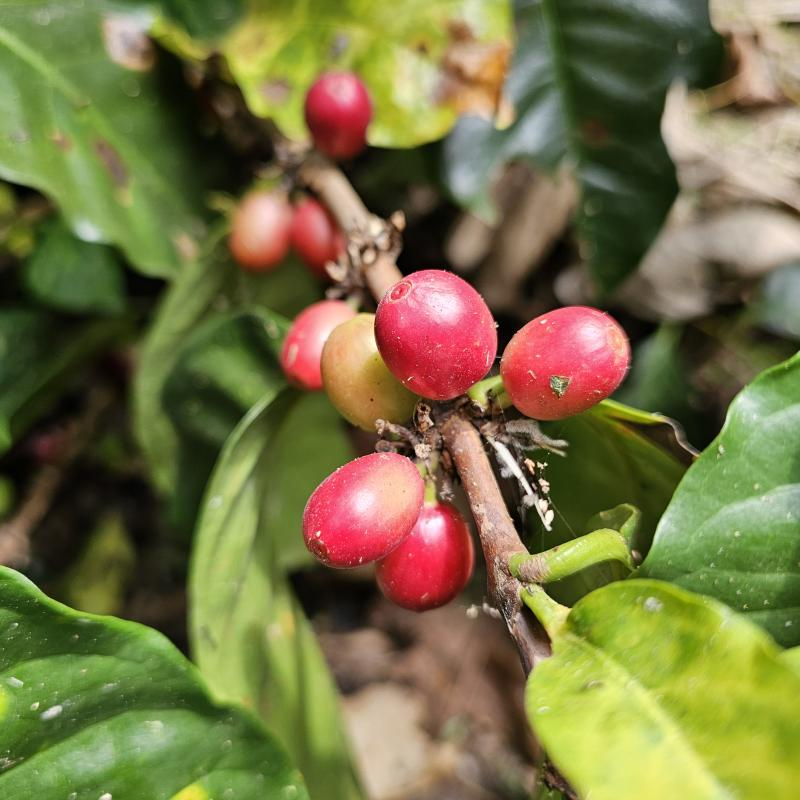
#> input picture image_processing/origin.png, 800 x 800 px
$ python -i classify_image.py   (imports and definitions only)
#> lines starting #> are read from the running program, lines starting #| are printed output that depends on the picture; after the words box and inside, x2 and y2 are one past the last pixel; in counts of white or black regions, pixels touching at a corner belong together
from image_processing.image_utils import extract_non_background_mean_color, create_mask_from_polygon, get_polygon_coords, create_crop_image_matrix
from file_utils import list_all_image_file, get_image_path
import os
from sklearn.cluster import KMeans
from PIL import Image, ImageDraw
import numpy as np
import shutil
import cv2
import numpy as np

# DATA PREPROCESSING

# [46 lines left out: functions cluster_image, get_feature_image, get_feature_image_from_folder, not called in this run]


# [1 line not run here, left out]

# [19 lines left out: function seperate_img_by_class, not called in this run]

# seperate_img_by_class('dataset/ivyqo/augmented_mix/crop/test', 'dataset/trash/test/another_test')

def classify_color(image_path):
    # This function will classify the crop image based on HSV value -> filtering 'blacking' object

    # Read the image
#> called with image_path = 'origin.png'
    image = cv2.imread(image_path)
#> image is the input picture: shape (800, 800, 3); mean B, G, R 67.8, 114.5, 118.6
    if image is None:
        print("Error: Image not found.")
        return

    # Convert the image to HSV color space
    hsv = cv2.cvtColor(image, cv2.COLOR_BGR2HSV)
#> hsv: shape (800, 800, 3); mean H, S, V 39.7, 132.1, 130.4

    # Define range for red color in HSV
    lower_red1 = np.array([0, 160, 50])
    upper_red1 = np.array([10, 255, 255])
    lower_red2 = np.array([170, 160, 50])
    upper_red2 = np.array([180, 255, 255])

    # Define range for black color in HSV
    lower_black = np.array([0, 0, 0])
    upper_black = np.array([25, 255, 49])

    # Create masks for red and black colors
    mask_red1 = cv2.inRange(hsv, lower_red1, upper_red1)
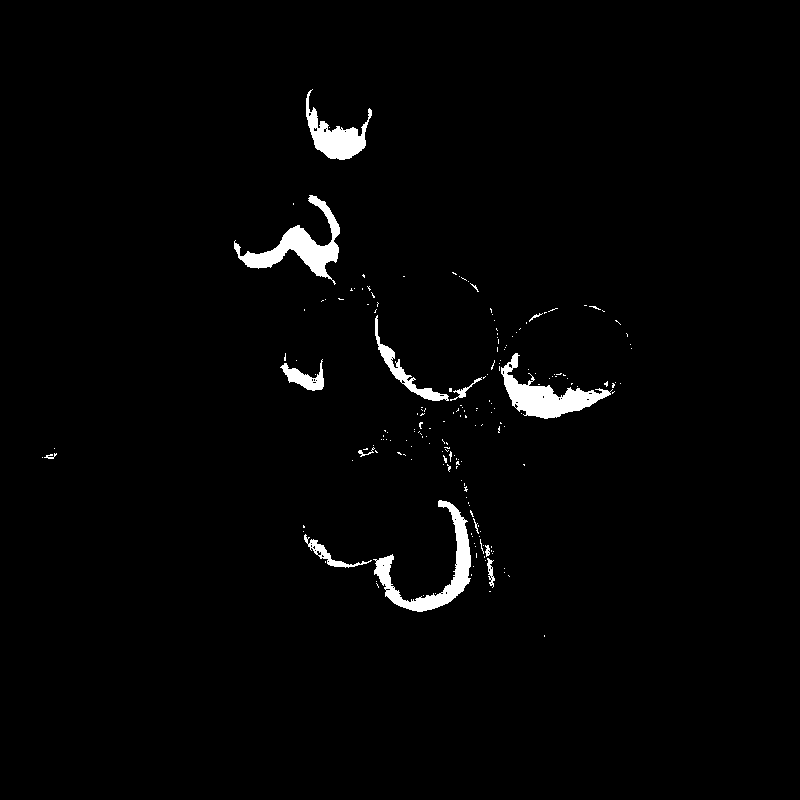
#> mask_red1: shape (800, 800); 1.9% white; 191 white regions (177 under 20 px), largest, box (x1, y1, x2, y2) and area: (234, 195, 340, 285) 2568, (373, 500, 471, 612) 2517, (501, 353, 613, 419) 2511
    mask_red2 = cv2.inRange(hsv, lower_red2, upper_red2)
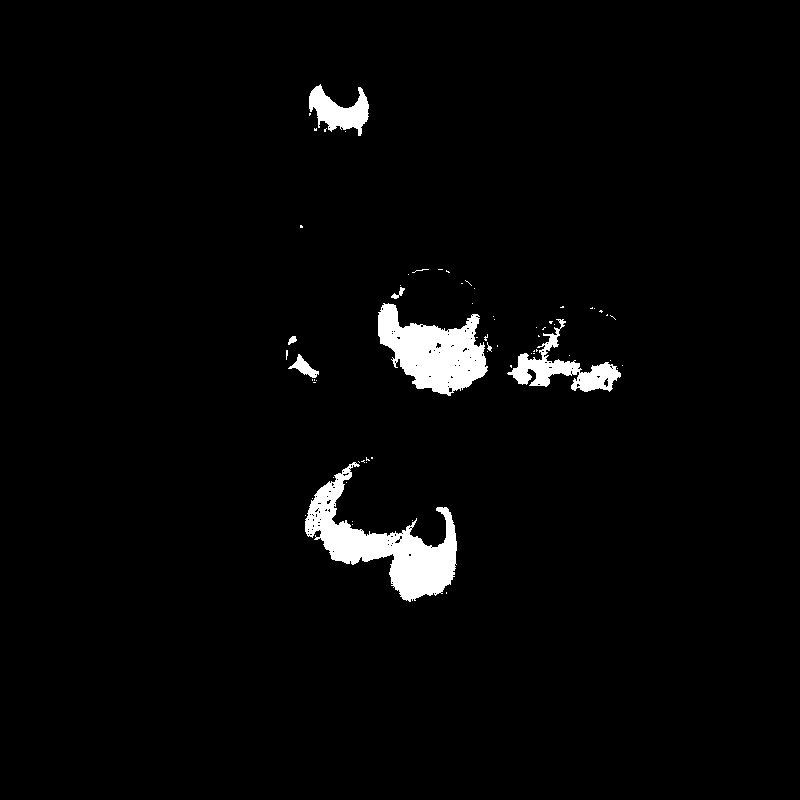
#> mask_red2: shape (800, 800); 2.8% white; 66 white regions (58 under 20 px), largest, box (x1, y1, x2, y2) and area: (305, 462, 457, 602) 7308, (378, 303, 488, 396) 5812, (507, 319, 621, 392) 2435
    mask_red = cv2.bitwise_or(mask_red1, mask_red2)
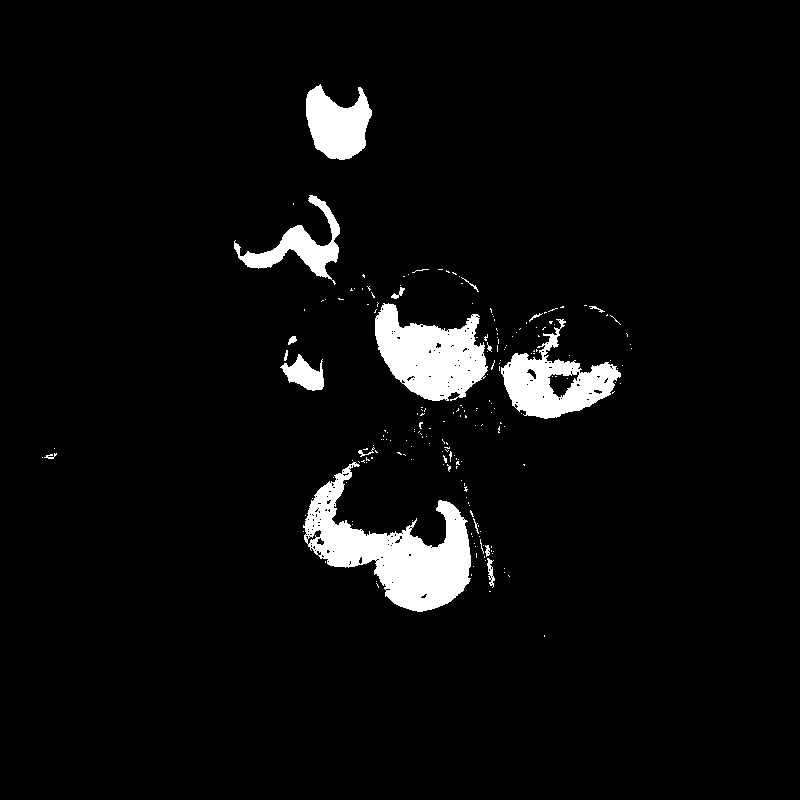
#> mask_red: shape (800, 800); 4.7% white; 208 white regions (190 under 20 px), largest, box (x1, y1, x2, y2) and area: (303, 462, 471, 612) 10247, (375, 303, 488, 401) 6856, (501, 319, 621, 419) 4997
    mask_black = cv2.inRange(hsv, lower_black, upper_black)
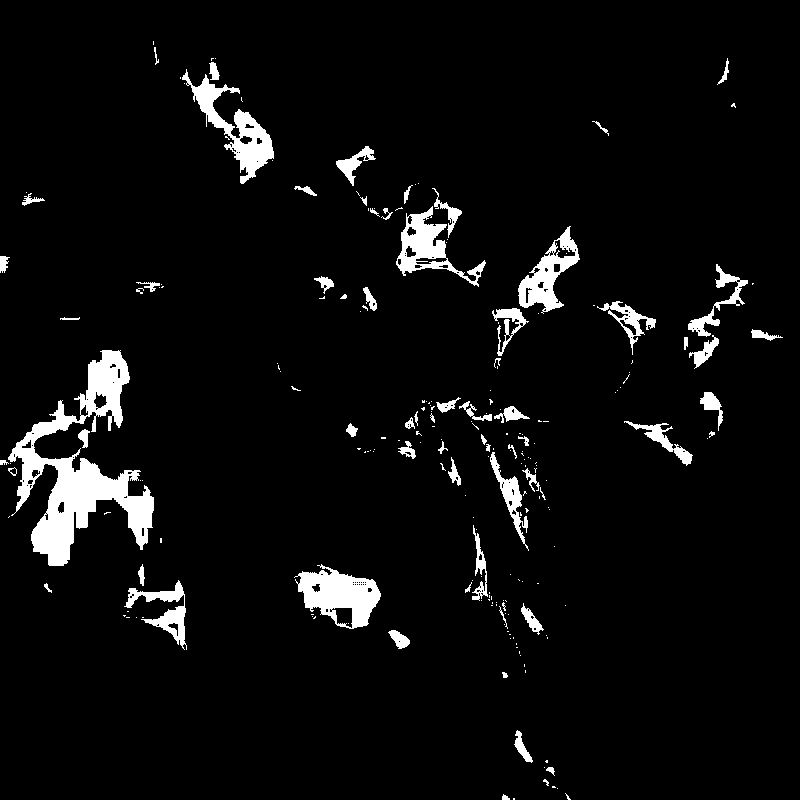
#> mask_black: shape (800, 800); 5% white; 220 white regions (153 under 20 px), largest, box (x1, y1, x2, y2) and area: (8, 350, 154, 566) 10442, (294, 564, 381, 629) 3035, (182, 69, 274, 184) 2823

    # Count the number of pixels for each color
    red_pixels = cv2.countNonZero(mask_red)
#> red_pixels = 30034
    black_pixels = cv2.countNonZero(mask_black)
#> black_pixels = 32159
    return red_pixels, black_pixels


# [14 lines left out: function seperate_img_by_BLACK, not called in this run]

# seperate_img_by_BLACK('dataset/trash/another_test_0', 'dataset/trash/test/red_split')

>>> result = classify_color('origin.png')
#> result = (30034, 32159)
